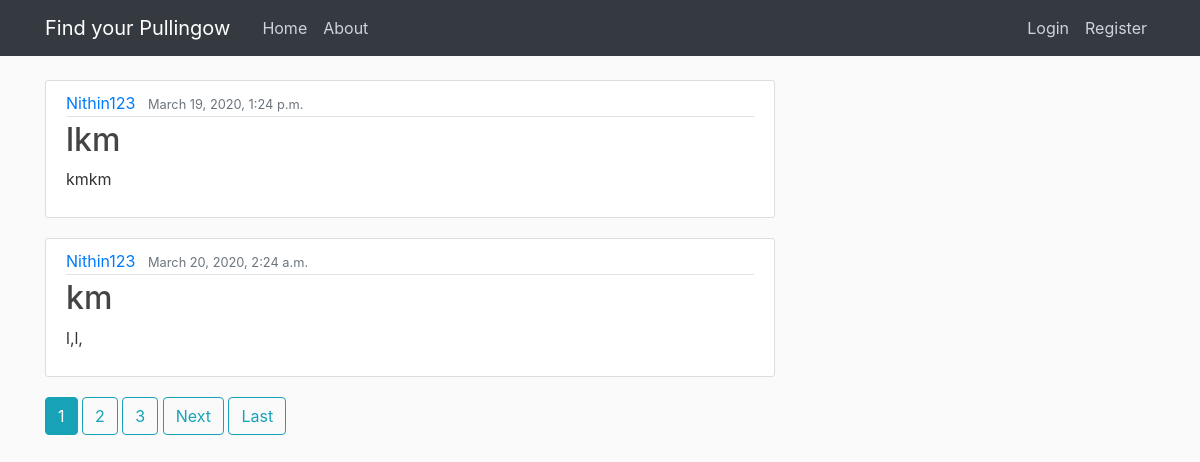
The page / on the database its author committed.
### events/models.py (models this page shows, shortened)
class Event(models.Model):
    event_name = models.CharField(max_length=100)
    content = models.TextField()
    date_event = models.DateField()
    time_event = models.TimeField()
    date_posted = models.DateTimeField(default=timezone.now)
    author = models.ForeignKey(User, on_delete=models.CASCADE)
    group = models.ForeignKey(Group, on_delete=models.DO_NOTHING, related_name='posts', null=True, blank=True)

### events/views.py (the view)
# urls.py: path('',EventListView.as_view(), name='events-home'),
class EventListView(SelectRelatedMixin,ListView):
    model = Event
    select_related = ('author','group')
    template_name ='events/home.html'
    context_object_name = 'events'
    paginate_by = 2

### events/templates/events/home.html (shortened to what this page needs)
{% extends "events/base.html" %}
{% block content %}
    {% for event in events %}
        <article class="media content-section">
          <div class="media-body">
            <div class="article-metadata">
              <a class="mr-2" href="{% url 'user-posts' event.author.username %}">{{ event.author }}</a>
              <small class="text-muted">{{ event.date_posted }}</small>
            </div>
            <h2><a class="article-title" href="{% url 'event-detail' event.id %}">{{ event.event_name }}</a></h2>
            <p class="article-content">{{ event.content }}</p>
          </div>
        </article>
    {% endfor %}
    {% if is_paginated %}
  {% for num in page_obj.paginator.page_range %}
    {% if page_obj.number == num %}
      <a class="btn btn-info mb-4" href="?page={{ num }}">{{ num }}</a>
    {% elif num > page_obj.number|add:'-3' and num < page_obj.number|add:'3' %}
      <a class="btn btn-outline-info mb-4" href="?page={{ num }}">{{ num }}</a>
    {% endif %}
  {% endfor %}
  {% if page_obj.has_next %}
    <a class="btn btn-outline-info mb-4" href="?page={{ page_obj.next_page_number }}">Next</a>
    <a class="btn btn-outline-info mb-4" href="?page={{ page_obj.paginator.num_pages }}">Last</a>
  {% endif %}
{% endif %}
{% endblock content %}

### events/static/events/main.css (style rules this page uses)
body { background: #fafafa; color: #333333; margin-top: 5rem; }
h1, h2, h3, h4, h5, h6 { color: #444444; }
.content-section { background: #ffffff; padding: 10px 20px; border: 1px solid #dddddd; border-radius: 3px; margin-bottom: 20px; }
.article-title { color: #444444; }
.article-content { white-space: pre-line; }
.article-metadata { padding-bottom: 1px; margin-bottom: 4px; border-bottom: 1px solid #e3e3e3 }

### rows shown on the page
Event: author "Nithin123", date_posted "March 19, 2020, 1:24 p.m.", event_name "lkm", content "kmkm"
Event: author "Nithin123", date_posted "March 20, 2020, 2:24 a.m.", event_name "km", content "l,l,"

### other values the page prints
{{ num }} "1"
{{ num }} "2" "3"
